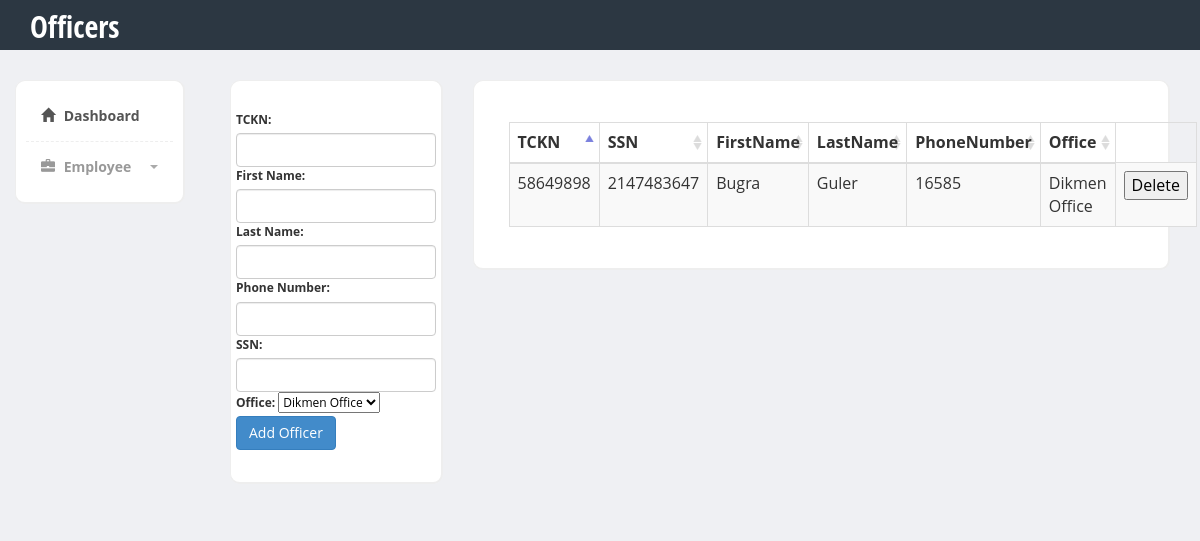
The page /VTProject/officers.php on the database its author committed.
### tables this page shows
CREATE TABLE `officer` (
  `TCKN` bigint(11) NOT NULL
);

CREATE TABLE `employee` (
  `TCKN` bigint(11) NOT NULL,
  `SSN` int(11) NOT NULL,
  `FK_Office_OfficeID` int(11) NOT NULL
);

CREATE TABLE `person` (
  `TCKN` bigint(11) NOT NULL,
  `FirstName` varchar(255) NOT NULL,
  `LastName` varchar(255) NOT NULL,
  `PhoneNumber` int(20) NOT NULL
);

CREATE TABLE `office` (
  `OfficeID` int(11) NOT NULL,
  `FK_Address_ID` int(11) NOT NULL,
  `Name` varchar(255) NOT NULL
);

### VTProject/officers.php (the view, shortened to what this page needs)
<html><head>
        <link href="https://code.jquery.com/ui/1.10.3/themes/redmond/jquery-ui.css" rel="stylesheet" media="screen">
        <link href="bootstrap/css/bootstrap.min.css" rel="stylesheet">
        <link href="css/styles.css" rel="stylesheet">
    </head>
    <body>
        <div class="header">
            <div class="container">
                <div class="row">
                    <div class="col-md-5">
                        <div class="logo">
                            <h1><a href="officers.php">Officers</a></h1>
                        </div>
                    </div>
                </div>
            </div>
        </div>
        <div class="page-content">
            <div class="row">
                <div class="col-md-2">
                    <div class="sidebar content-box" style="display: block;">
                        <ul class="nav">
                            <li class="current"><a href="index.php"><i class="glyphicon glyphicon-home"></i> Dashboard</a></li>
                            <li class="submenu">
                                <a href="#">
                                    <i class="glyphicon glyphicon-briefcase"></i> Employee
                                    <span class="caret pull-right"></span>
                                </a>
                            </li>
                        </ul>
                    </div>
                </div>
                <div class="col-md-10">
                    <div class="col-md-3">
                        <div class="content-box-large">
                            <div class ="row ">
                                <form action="" method="post">
                                    <label for="tc">TCKN:</label>
                                    <input class="form-control" type="text" name="tc" id="tc">
                                    <label for="firstName">First Name:</label>
                                    <input class="form-control" type="text" name="firstname" id="firstName">
                                    <label for="lastName">Last Name:</label>
                                    <input class="form-control" type="text" name="lastname" id="lastName">
                                    <label for="phonenumber">Phone Number:</label>
                                    <input class="form-control" type="text" name="phonenumber" id="phonenumber">
                                    <label for="ssn">SSN:</label>
                                    <input class="form-control" type="text" name="ssn" id="ssn">
                                    <label for="office">Office:</label>
                                    <select name="office">
                                        <?php
                                        include("config.php");
                                        $query = "CALL get_offices()";
                                        $result = mysqli_query($db, $query);
                                        while ($row = mysqli_fetch_assoc($result)) {
                                            echo "<option value= " . $row['OfficeID'] . ">" . $row['Name'] . "</option>";
                                        }
                                        ?>
                                    </select>
                                    <br />
                                    <div class="action">
                                        <input class="btn btn-primary signup" type = "submit" value = " Add Officer "/><br />
                                    </div>
                                </form>
                            </div>
                        </div>
                    </div>
                    <div class="col-md-9">
                        <div class="content-box-large">
                            <div class="panel-body">
                                <table class="table table-striped table-bordered" id="example" cellspacing="0" cellpadding="0" border="0">
                                    <thead>
                                        <tr>
                                            <th>TCKN</th>
                                            <th>SSN</th>
                                            <th>FirstName</th>
                                            <th>LastName</th>
                                            <th>PhoneNumber</th>
                                            <th>Office</th>
                                        </tr>
                                    </thead>
                                    <tbody>
                                        <?php
                                        include("config.php");
                                        $query = "CALL get_officers()";
                                        $result = mysqli_query($db, $query);
                                        while ($row = mysqli_fetch_assoc($result)) {
                                            echo '<tr>';
                                            echo "<td>" . $row["TCKN"] . "</td> <td>" . $row["SSN"] . "</td> <td>" . $row["FirstName"] . "</td> <td>" . $row["LastName"] . "</td> <td>" . $row["PhoneNumber"] . "</td> <td>" . $row["Name"] . "</td>";
                                            echo '<form action="" method="post">';
                                            echo "</td> <td> <input type ='submit' class='button' name='delete' value='Delete' /> "
                                            . "<input type ='hidden' name='delete' value='".$row["TCKN"]."' /> </td>";
                                            echo '</form>';
                                            echo '</tr>';
                                        }
                                        ?>
                                    </tbody>
                                </table>
                            </div>
                        </div>
                    </div>
                </div>
            </div>
        </div>
        <link href="vendors/datatables/dataTables.bootstrap.css" rel="stylesheet" media="screen">
    </body></html>

### VTProject/css/styles.css (style rules this page uses)
body { font-family: 'Open Sans', sans-serif; background-color: #f7f7f7; position: relative; margin: 0px; font-size: 12px; padding: 0px; }
.page-content > .row { margin-left: 0px !important; margin-right: 0px !important; margin-top: 30px; }
.header { height:50px; background-color: #2c3742; }
.header .logo h1 { font-size:30px; margin:0px; padding:10px 0px; }
.header .logo h1 a { color:#fff; font-family: 'Open Sans Condensed', sans-serif; }
.content-box, .content-box-large { margin-bottom:30px; background:#fff; border-radius:10px; padding:10px; border-left:1px solid #eee; border-top:1px solid #eee; border-right:2px solid #eee; border-bottom:2px solid #eee; }
.content-box-large { padding: 20px; }
.sidebar ul.nav, .sidebar ul.nav ul { list-style: none; padding: 0px; margin: 0px; }
.sidebar .nav > li { margin: 0; border-bottom:1px dashed #eee; }
.sidebar .nav > li:last-child { border-bottom:0px; }
.sidebar .nav > li > a { font-size: 14px; line-height: 20px; padding: 15px 15px; color: #999; display: block; font-weight:bold; background:none; text-decoration: none; border-top:0px; font-weight:bold; }
.sidebar .nav > li > a > i { margin-right:5px; }
.sidebar .nav li a:hover, .sidebar .nav li.current > a { background: #fff; color: #555; border-bottom:0px; }
.sidebar .nav a .caret { float: right; width: 0; height: 0; display: inline-block; vertical-align: top; border-top: 4px solid #aaa; border-right: 4px solid transparent; border-left: 4px solid transparent; content: ""; margin-top: 8px; margin-left: 2px; }
body { background-color: #eff0f3; }
.panel-body { clear:both; }

### rows shown on the page
officer: TCKN "58649898", TCKN.SSN "2147483647", person.FirstName "Bugra", person.LastName "Guler", person.PhoneNumber "16585", office.Name "Dikmen Office"

### other values the page prints
form field office "Dikmen Office"
